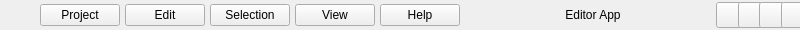
        <widget class="QFrame" name="TitleBar">
         <property name="minimumSize">
          <size>
           <width>800</width>
           <height>30</height>
          </size>
         </property>
         <property name="maximumSize">
          <size>
           <width>16777215</width>
           <height>30</height>
          </size>
         </property>
         <property name="frameShape">
          <enum>QFrame::NoFrame</enum>
         </property>
         <property name="frameShadow">
          <enum>QFrame::Raised</enum>
         </property>
         <layout class="QHBoxLayout" name="horizontalLayout_4">
          <property name="spacing">
           <number>0</number>
          </property>
          <property name="leftMargin">
           <number>0</number>
          </property>
          <property name="topMargin">
           <number>0</number>
          </property>
          <property name="rightMargin">
           <number>0</number>
          </property>
          <property name="bottomMargin">
           <number>0</number>
          </property>
          <item>
           <widget class="QFrame" name="IconFrame">
            <property name="minimumSize">
             <size>
              <width>30</width>
              <height>30</height>
             </size>
            </property>
            <property name="maximumSize">
             <size>
              <width>30</width>
              <height>30</height>
             </size>
            </property>
            <property name="frameShape">
             <enum>QFrame::NoFrame</enum>
            </property>
            <property name="frameShadow">
             <enum>QFrame::Raised</enum>
            </property>
            <layout class="QHBoxLayout" name="horizontalLayout_3">
             <property name="spacing">
              <number>0</number>
             </property>
             <property name="leftMargin">
              <number>0</number>
             </property>
             <property name="topMargin">
              <number>0</number>
             </property>
             <property name="rightMargin">
              <number>0</number>
             </property>
             <property name="bottomMargin">
              <number>0</number>
             </property>
             <item>
              <widget class="QLabel" name="AppIcon">
               <property name="minimumSize">
                <size>
                 <width>24</width>
                 <height>24</height>
                </size>
               </property>
               <property name="maximumSize">
                <size>
                 <width>24</width>
                 <height>24</height>
                </size>
               </property>
               <property name="text">
                <string/>
               </property>
               <property name="pixmap">
                <pixmap>src/icons/TestLogo1.png</pixmap>
               </property>
               <property name="scaledContents">
                <bool>false</bool>
               </property>
               <property name="alignment">
                <set>Qt::AlignCenter</set>
               </property>
              </widget>
             </item>
            </layout>
           </widget>
          </item>
          <item>
           <widget class="QFrame" name="IntButtons">
            <property name="frameShape">
             <enum>QFrame::NoFrame</enum>
            </property>
            <property name="frameShadow">
             <enum>QFrame::Raised</enum>
            </property>
            <layout class="QHBoxLayout" name="horizontalLayout">
             <property name="spacing">
              <number>5</number>
             </property>
             <property name="leftMargin">
              <number>10</number>
             </property>
             <property name="topMargin">
              <number>0</number>
             </property>
             <property name="rightMargin">
              <number>10</number>
             </property>
             <property name="bottomMargin">
              <number>0</number>
             </property>
             <item>
              <widget class="QPushButton" name="ProjectButton">
               <property name="sizePolicy">
                <sizepolicy hsizetype="Minimum" vsizetype="Fixed">
                 <horstretch>0</horstretch>
                 <verstretch>0</verstretch>
                </sizepolicy>
               </property>
               <property name="minimumSize">
                <size>
                 <width>0</width>
                 <height>0</height>
                </size>
               </property>
               <property name="sizeIncrement">
                <size>
                 <width>0</width>
                 <height>0</height>
                </size>
               </property>
               <property name="cursor">
                <cursorShape>ArrowCursor</cursorShape>
               </property>
               <property name="focusPolicy">
                <enum>Qt::WheelFocus</enum>
               </property>
               <property name="text">
                <string>Project</string>
               </property>
               <property name="autoRepeat">
                <bool>false</bool>
               </property>
              </widget>
             </item>
             <item>
              <widget class="QPushButton" name="EditButton">
               <property name="sizePolicy">
                <sizepolicy hsizetype="Minimum" vsizetype="Fixed">
                 <horstretch>0</horstretch>
                 <verstretch>0</verstretch>
                </sizepolicy>
               </property>
               <property name="minimumSize">
                <size>
                 <width>0</width>
                 <height>0</height>
                </size>
               </property>
               <property name="sizeIncrement">
                <size>
                 <width>0</width>
                 <height>0</height>
                </size>
               </property>
               <property name="focusPolicy">
                <enum>Qt::WheelFocus</enum>
               </property>
               <property name="text">
                <string>Edit</string>
               </property>
               <property name="autoRepeat">
                <bool>false</bool>
               </property>
              </widget>
             </item>
             <item>
              <widget class="QPushButton" name="SelectionButton">
               <property name="sizePolicy">
                <sizepolicy hsizetype="Minimum" vsizetype="Fixed">
                 <horstretch>0</horstretch>
                 <verstretch>0</verstretch>
                </sizepolicy>
               </property>
               <property name="minimumSize">
                <size>
                 <width>0</width>
                 <height>0</height>
                </size>
               </property>
               <property name="sizeIncrement">
                <size>
                 <width>0</width>
                 <height>0</height>
                </size>
               </property>
               <property name="focusPolicy">
                <enum>Qt::WheelFocus</enum>
               </property>
               <property name="text">
                <string>Selection</string>
               </property>
               <property name="autoRepeat">
                <bool>false</bool>
               </property>
              </widget>
             </item>
             <item>
              <widget class="QPushButton" name="ViewButton">
               <property name="sizePolicy">
                <sizepolicy hsizetype="Minimum" vsizetype="Fixed">
                 <horstretch>0</horstretch>
                 <verstretch>0</verstretch>
                </sizepolicy>
               </property>
               <property name="minimumSize">
                <size>
                 <width>0</width>
                 <height>0</height>
                </size>
               </property>
               <property name="sizeIncrement">
                <size>
                 <width>0</width>
                 <height>0</height>
                </size>
               </property>
               <property name="focusPolicy">
                <enum>Qt::WheelFocus</enum>
               </property>
               <property name="text">
                <string>View</string>
               </property>
               <property name="autoRepeat">
                <bool>false</bool>
               </property>
               <property name="flat">
                <bool>false</bool>
               </property>
              </widget>
             </item>
             <item>
              <widget class="QPushButton" name="HelpButton">
               <property name="sizePolicy">
                <sizepolicy hsizetype="Minimum" vsizetype="Fixed">
                 <horstretch>0</horstretch>
                 <verstretch>0</verstretch>
                </sizepolicy>
               </property>
               <property name="minimumSize">
                <size>
                 <width>0</width>
                 <height>0</height>
                </size>
               </property>
               <property name="sizeIncrement">
                <size>
                 <width>0</width>
                 <height>0</height>
                </size>
               </property>
               <property name="focusPolicy">
                <enum>Qt::WheelFocus</enum>
               </property>
               <property name="autoFillBackground">
                <bool>false</bool>
               </property>
               <property name="text">
                <string>Help</string>
               </property>
               <property name="iconSize">
                <size>
                 <width>16</width>
                 <height>16</height>
                </size>
               </property>
               <property name="shortcut">
                <string/>
               </property>
               <property name="checkable">
                <bool>false</bool>
               </property>
               <property name="checked">
                <bool>false</bool>
               </property>
               <property name="autoRepeat">
                <bool>false</bool>
               </property>
              </widget>
             </item>
            </layout>
           </widget>
          </item>
          <item>
           <widget class="QLabel" name="ProjectName">
            <property name="sizePolicy">
             <sizepolicy hsizetype="Expanding" vsizetype="Expanding">
              <horstretch>1</horstretch>
              <verstretch>1</verstretch>
             </sizepolicy>
            </property>
            <property name="minimumSize">
             <size>
              <width>200</width>
              <height>30</height>
             </size>
            </property>
            <property name="maximumSize">
             <size>
              <width>16777215</width>
              <height>30</height>
             </size>
            </property>
            <property name="text">
             <string>Editor App</string>
            </property>
            <property name="alignment">
             <set>Qt::AlignCenter</set>
            </property>
           </widget>
          </item>
          <item>
           <widget class="QFrame" name="NavigationButtons">
            <property name="minimumSize">
             <size>
              <width>84</width>
              <height>30</height>
             </size>
            </property>
            <property name="maximumSize">
             <size>
              <width>84</width>
              <height>30</height>
             </size>
            </property>
            <property name="sizeIncrement">
             <size>
              <width>0</width>
              <height>0</height>
             </size>
            </property>
            <property name="baseSize">
             <size>
              <width>0</width>
              <height>0</height>
             </size>
            </property>
            <property name="frameShape">
             <enum>QFrame::NoFrame</enum>
            </property>
            <property name="frameShadow">
             <enum>QFrame::Raised</enum>
            </property>
            <layout class="QHBoxLayout" name="horizontalLayout_2">
             <property name="spacing">
              <number>2</number>
             </property>
             <property name="leftMargin">
              <number>0</number>
             </property>
             <property name="topMargin">
              <number>0</number>
             </property>
             <property name="rightMargin">
              <number>0</number>
             </property>
             <property name="bottomMargin">
              <number>0</number>
             </property>
             <item>
              <widget class="QPushButton" name="MinimizeButton">
               <property name="minimumSize">
                <size>
                 <width>26</width>
                 <height>26</height>
                </size>
               </property>
               <property name="maximumSize">
                <size>
                 <width>26</width>
                 <height>26</height>
                </size>
               </property>
               <property name="text">
                <string/>
               </property>
               <property name="icon">
                <iconset>
                 <normaloff>src/icons/free/minus.svg</normaloff>src/icons/free/minus.svg</iconset>
               </property>
               <property name="iconSize">
                <size>
                 <width>24</width>
                 <height>24</height>
                </size>
               </property>
              </widget>
             </item>
             <item>
              <widget class="QPushButton" name="RestoreButton">
               <property name="minimumSize">
                <size>
                 <width>26</width>
                 <height>26</height>
                </size>
               </property>
               <property name="maximumSize">
                <size>
                 <width>26</width>
                 <height>26</height>
                </size>
               </property>
               <property name="text">
                <string/>
               </property>
               <property name="icon">
                <iconset>
                 <normaloff>src/icons/free/minimize.svg</normaloff>src/icons/free/minimize.svg</iconset>
               </property>
               <property name="iconSize">
                <size>
                 <width>24</width>
                 <height>24</height>
                </size>
               </property>
              </widget>
             </item>
             <item>
              <widget class="QPushButton" name="MaximizeButton">
               <property name="enabled">
                <bool>true</bool>
               </property>
               <property name="minimumSize">
                <size>
                 <width>26</width>
                 <height>26</height>
                </size>
               </property>
               <property name="maximumSize">
                <size>
                 <width>26</width>
                 <height>26</height>
                </size>
               </property>
               <property name="text">
                <string/>
               </property>
               <property name="icon">
                <iconset>
                 <normaloff>src/icons/free/maximize.svg</normaloff>src/icons/free/maximize.svg</iconset>
               </property>
               <property name="iconSize">
                <size>
                 <width>24</width>
                 <height>24</height>
                </size>
               </property>
              </widget>
             </item>
             <item>
              <widget class="QPushButton" name="CloseButton">
               <property name="minimumSize">
                <size>
                 <width>26</width>
                 <height>26</height>
                </size>
               </property>
               <property name="maximumSize">
                <size>
                 <width>26</width>
                 <height>26</height>
                </size>
               </property>
               <property name="text">
                <string/>
               </property>
               <property name="icon">
                <iconset>
                 <normaloff>src/icons/free/x.svg</normaloff>src/icons/free/x.svg</iconset>
               </property>
               <property name="iconSize">
                <size>
                 <width>24</width>
                 <height>24</height>
                </size>
               </property>
              </widget>
             </item>
            </layout>
           </widget>
          </item>
         </layout>
        </widget>
